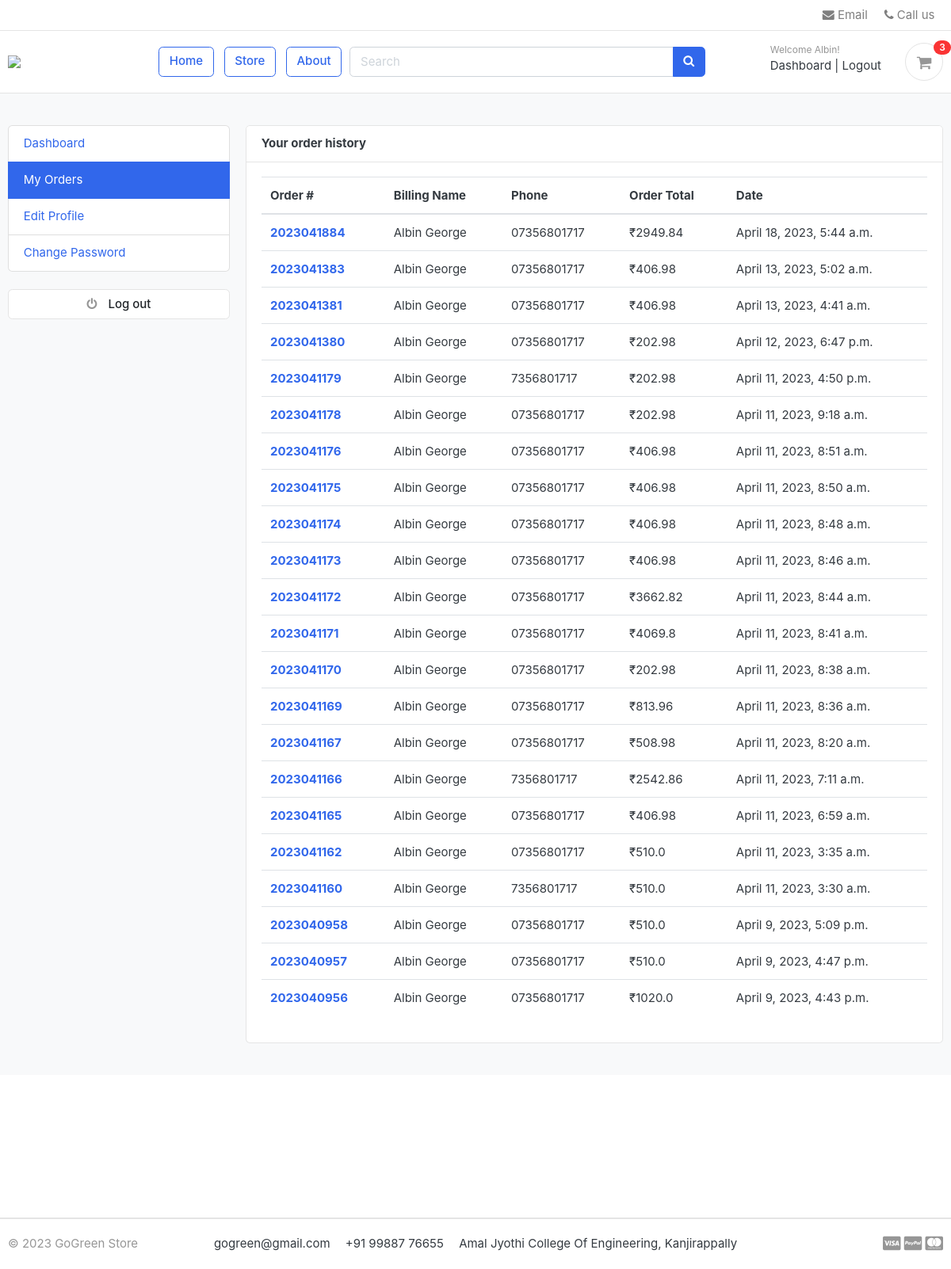
/accounts/my_orders/ (signed in), run on an earlier commit of the app's database.
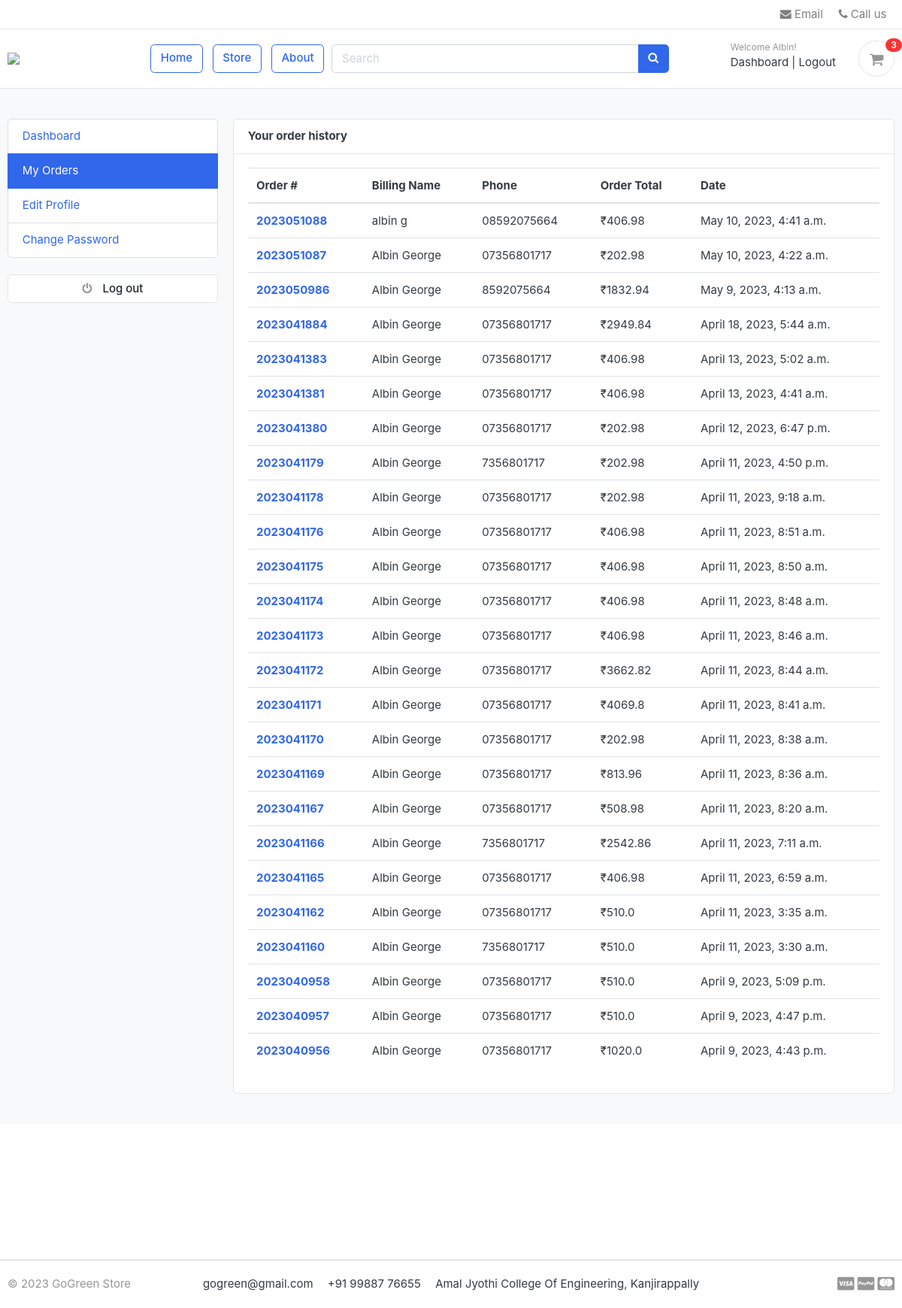
And on a later commit of the database.
### accounts/models.py (models this page shows, shortened)
class Account(PermissionsMixin,AbstractBaseUser):
    first_name = models.CharField(max_length=50)
    last_name = models.CharField(max_length=50)
    username = models.CharField(max_length=50, unique=True)
    email = models.EmailField(max_length=50, unique=True)
    phone_number = models.CharField(max_length=50)
    date_joined = models.DateTimeField(auto_now_add=True)
    last_login = models.DateTimeField(auto_now_add=True)
    is_admin = models.BooleanField(default=False)
    is_staff = models.BooleanField(default=False)
    is_seller = models.BooleanField(default=False)
    is_active = models.BooleanField(default=False)
    is_superadmin = models.BooleanField(default=False)
    is_superuser = models.BooleanField(default=False)
    USERNAME_FIELD = 'email'
    REQUIRED_FIELDS = ['username', 'first_name', 'last_name']
    objects = MyAccountManager()

### orders/models.py (models this page shows, shortened)
class Order(models.Model):
    STATUS = (
        ('New', 'New'),
        ('Accepted', 'Accepted'),
        ('Completed', 'Completed'),
        ('Cancelled', 'Cancelled'),
    )
    user = models.ForeignKey(Account, on_delete=models.SET_NULL, null=True)
    payment = models.ForeignKey(Payment, on_delete=models.SET_NULL, blank=True, null=True)
    order_number = models.CharField(max_length=20)
    first_name = models.CharField(max_length=50)
    last_name = models.CharField(max_length=50)
    phone = models.CharField(max_length=15)
    email = models.EmailField(max_length=50)
    address_line_1 = models.CharField(max_length=50)
    address_line_2 = models.CharField(max_length=50, blank=True)
    country = models.CharField(max_length=50)
    state = models.CharField(max_length=50)
    city = models.CharField(max_length=50)
    order_note = models.CharField(max_length=100, blank=True)
    order_total = models.FloatField()
    tax = models.FloatField()
    status = models.CharField(max_length=10, choices=STATUS, default='New')
    ip = models.CharField(blank=True, max_length=20)
    is_ordered = models.BooleanField(default=False)
    created_at = models.DateTimeField(auto_now_add=True)
    updated_at = models.DateTimeField(auto_now=True)
    def full_name(self):
        return f'{self.first_name} {self.last_name}'

### accounts/views.py (the view)
# urls.py: path('my_orders/', views.my_orders, name='my_orders'),
def my_orders(request):
    orders = Order.objects.filter(user=request.user, is_ordered=True).order_by('-created_at')
    auto_search = Product.objects.all()
    context = {'orders': orders, 'auto_search': auto_search, }
    return render(request, 'accounts/my_orders.html', context)

### carts/context_processors.py (called while the page is built)
def counter(request):
    cart_count = 0
    if 'admin' in request.path:
        return {}
    else:
        try:
            cart = Cart.objects.filter(cart_id=_cart_id(request))
            if request.user.is_authenticated:
                cart_items = CartItem.objects.all().filter(user=request.user)
            else:
                cart_items = CartItem.objects.all().filter(cart=cart[:1])
            for cart_item in cart_items:
                cart_count += cart_item.quantity
        except Cart.DoesNotExist:
            cart_count = 0
    return dict(cart_count=cart_count)

### carts/views.py (called while the page is built)
def _cart_id(request):
    cart = request.session.session_key
    if not cart:
        cart = request.session.create()
    return cart

### category/context_processors.py (called while the page is built)
def menu_links(request):
    links = Category.objects.all()
    return dict(links=links)

### templates/accounts/my_orders.html (shortened to what this page needs)
{% extends 'base.html' %}
{% block content %}
<section class="section-conten padding-y bg">
<div class="container">
	<div class="row">
	{% include 'includes/dashboard_sidebar.html' %}
	<main class="col-md-9">
		<article class="card">
		<header class="card-header">
			<strong class="d-inline-block mr-3">Your order history</strong>
		</header>
		<div class="card-body">
			<div class="row">
			<div class="col-md-12">
				<table class="table table-hover">
				  <thead>
				    <tr>
				      <th scope="col">Order #</th>
				      <th scope="col">Billing Name</th>
				      <th scope="col">Phone</th>
				      <th scope="col">Order Total</th>
							<th scope="col">Date</th>
				    </tr>
				  </thead>
				  <tbody>
                  {% for order in orders %}
				    <tr>
				      <th scope="row"><a href="{% url 'order_detail' order.order_number %}">{{order.order_number}}</a></th>
				      <td>{{order.full_name}}</td>
				      <td>{{order.phone}}</td>
				      <td>₹{{order.order_total}}</td>
                      <td>{{order.created_at}}</td>
				    </tr>
				{% endfor %}
				  </tbody>
				</table>
			</div>
			</div>
		</div>
		</article>
	</main>
</div>
</div>
</section>
    <br><br><br><br><br><br><br><br>
{% endblock %}

### templates/base.html (shortened to what this page needs)
{% load static %}
<!DOCTYPE HTML>
<html lang="en">
<head>
    <link href="{% static 'css/bootstrap.css' %}" rel="stylesheet" type="text/css"/>
    <link href="{% static 'fonts/fontawesome/css/all.min.css' %}" type="text/css" rel="stylesheet">
    <link href="{% static 'css/ui.css' %}" rel="stylesheet" type="text/css"/>
    <link href="{% static 'css/responsive.css' %}" rel="stylesheet" media="only screen and (max-width: 1200px)"/>
    <link href="{% static 'css/custom.css' %}" rel="stylesheet" type="text/css"/>
    <link rel="stylesheet" href="https://cdnjs.cloudflare.com/ajax/libs/font-awesome/4.7.0/css/font-awesome.min.css">
</head>
<body>
{% include 'includes/navbar.html' %}
{% block content %}
{% endblock %}
{% include 'includes/footer.html' %}

### templates/includes/navbar.html (shortened to what this page needs)
{% load static %}
<header class="section-header">
    <nav class="navbar p-md-0 navbar-expand-sm navbar-light border-bottom">
        <div class="container">
            <div class="collapse navbar-collapse" id="navbarTop4">
                <ul class="navbar-nav">
                    <li><a href="mailto:projectag28@gmail.com" class="nav-link"> <i class="fa fa-envelope"></i> Email
                    </a></li>
                    <li><a href="tel:+918592075669" class="nav-link"> <i class="fa fa-phone"></i> Call us </a></li>
                </ul>
            </div>
        </div>
    </nav>
    <section class="header-main border-bottom">
        <div class="container">
            <div class="row align-items-center">
                <div class="col-lg-2 col-md-3 col-6">
                    <a href="{% url 'home' %}" class="brand-wrap">
                        <img class="logo" src="{% static './images/logo11.png' %}">
                    </a>
                </div>
                <a href="{% url 'home' %}" class="btn btn-outline-primary">Home</a>
                <a href="{% url 'store' %}" class="btn btn-outline-primary">Store</a>
                <a href="{% url 'about' %}" class="btn btn-outline-primary">About</a>
                 <div class="col-lg  col-md-6 col-sm-12 col">
                    <form action="{% url 'search' %}" class="search" method='GET'>
                        <div class="input-group w-70">
                            <input type="text" class="form-control" style="width:60%;" placeholder="Search"
                                   name="keyword" id="tags" required>
                            <div class="input-group-append">
                                <button class="btn btn-primary" type="submit">
                                    <i class="fa fa-search"></i>
                                </button>
                            </div>
                        </div>
                    </form>
                </div>
                <div class="col-lg-3 col-sm-6 col-8 order-2 order-lg-3">
                    <div class="d-flex justify-content-end mb-3 mb-lg-0">
                        {% if user.id is None %}
                            <div class="widget-header">
                                <small class="title text-muted">Welcome guest!</small>
                                <div>
                                    <a href="{% url 'login' %}">Sign in</a> <span class="dark-transp"> | </span>
                                    <a href="{% url 'register' %}"> Register</a>
                                </div>
                            </div>
                        {% else %}
                            <div class="widget-header">
                                <small class="title text-muted">Welcome {{ user.first_name }}!</small>
                                <div>
                                    <a href="{% url 'dashboard' %}">Dashboard</a> <span class="dark-transp"> | </span>
                                    <a href="{% url 'logout' %}"> Logout</a>
                                </div>
                            </div>
                        {% endif %}
                        <a href="{% url 'cart' %}" class="widget-header pl-3 ml-3">
                            <div class="icon icon-sm rounded-circle border"><i class="fa fa-shopping-cart"></i></div>
                            <span class="badge badge-pill badge-danger notify">{{ cart_count }}</span>
                        </a>
                    </div>
                </div>
            </div>
        </div>
    </section>
</header>

### templates/includes/dashboard_sidebar.html
<aside class="col-md-3">
    <ul class="list-group">
        <a class="list-group-item {% if '/accounts/' == request.path %}active{% endif %}" href="{% url 'dashboard' %}">
            Dashboard </a>
        <a class="list-group-item {% if '/my_orders/' in request.path %}active{% endif %}" href="{% url 'my_orders' %}">
            My Orders </a>
        <a class="list-group-item {% if '/edit_profile/' in request.path %}active{% endif %}"
           href="{% url 'edit_profile' %}"> Edit Profile </a>
        <a class="list-group-item {% if '/change_password/' in request.path %}active{% endif %}"
           href="{% url 'change_password' %}"> Change Password </a>
    </ul>
    <br>
    <a class="btn btn-light btn-block" href="{% url 'logout' %}"> <i class="fa fa-power-off"></i> <span class="text">Log out</span>
    </a>
</aside>

### templates/includes/footer.html (shortened to what this page needs)
<footer class="section-footer border-top">
	<div class="container">
		<section class="footer-bottom border-top row">
			<div class="col-md-2">
				<p class="text-muted"> &copy 2023 GoGreen Store </p>
			</div>
			<div class="col-md-8 text-md-center">
				<span  class="px-2">gogreen@gmail.com</span>
				<span  class="px-2">+91 99887 76655</span>
				<span  class="px-2">Amal Jyothi College Of Engineering, Kanjirappally</span>
			</div>
			<div class="col-md-2 text-md-right text-muted">
				<i class="fab fa-lg fa-cc-visa"></i>
				<i class="fab fa-lg fa-cc-paypal"></i>
				<i class="fab fa-lg fa-cc-mastercard"></i>
			</div>
		</section>
	</div>
</footer>
</body>
</html>

### static/css/ui.css (style rules this page uses)
html { font-family: "Inter", sans-serif; font-size: 15px; }
.icon-xs, .icon-sm, .icon-md, .icon-lg { display: inline-block; text-align: center; flex-shrink: 0; flex-grow: 0; }
.icon-sm { width: 48px; height: 48px; line-height: 48px !important; font-size: 20px; }
.padding-y { padding-top: 40px; padding-bottom: 40px; }
article:after, .form-group:after { display: block; clear: both; content: ""; }
.bg { background-color: #f8f9fa; }
p:last-child { margin-bottom: 0; }
.header-main { position: relative; padding-top: 1rem; padding-bottom: 1rem; }
.brand-wrap .logo, .navbar-brand .logo { margin-right: 7px; max-height: 42px; display: inline-block; }
.widget-header { display: inline-block; vertical-align: middle; position: relative; }
.widget-header a { color: #343a40; }
.widget-header i { color: #969696; }
.widget-header .title { display: block; }
.widget-header .notify { position: absolute; top: -3px; right: -10px; }
.footer-bottom { padding-top: 20px; padding-bottom: 20px; }
.btn-light { background-color: #fff; border-color: #e4e4e4; }
.btn-light i { color: #969696; }
.btn i + .text { margin-left: 10px; }
.notify { position: absolute; top: -4px; right: -10px; display: inline-block; padding: 0.25em 0.6em; font-size: 12px; line-height: 1; text-align: center; border-radius: 3rem; color: #fff; background-color: #fa3434; }

What changed in the data, as far as the page shows it:
added Order: order_number "2023051088", full_name "albin g", phone "08592075664", order_total "406.98", created_at "May 10, 2023, 4:41 a.m."
added Order: order_number "2023051087", full_name "Albin George", phone "07356801717", order_total "202.98", created_at "May 10, 2023, 4:22 a.m."
added Order: order_number "2023050986", full_name "Albin George", phone "8592075664", order_total "1832.94", created_at "May 9, 2023, 4:13 a.m."
